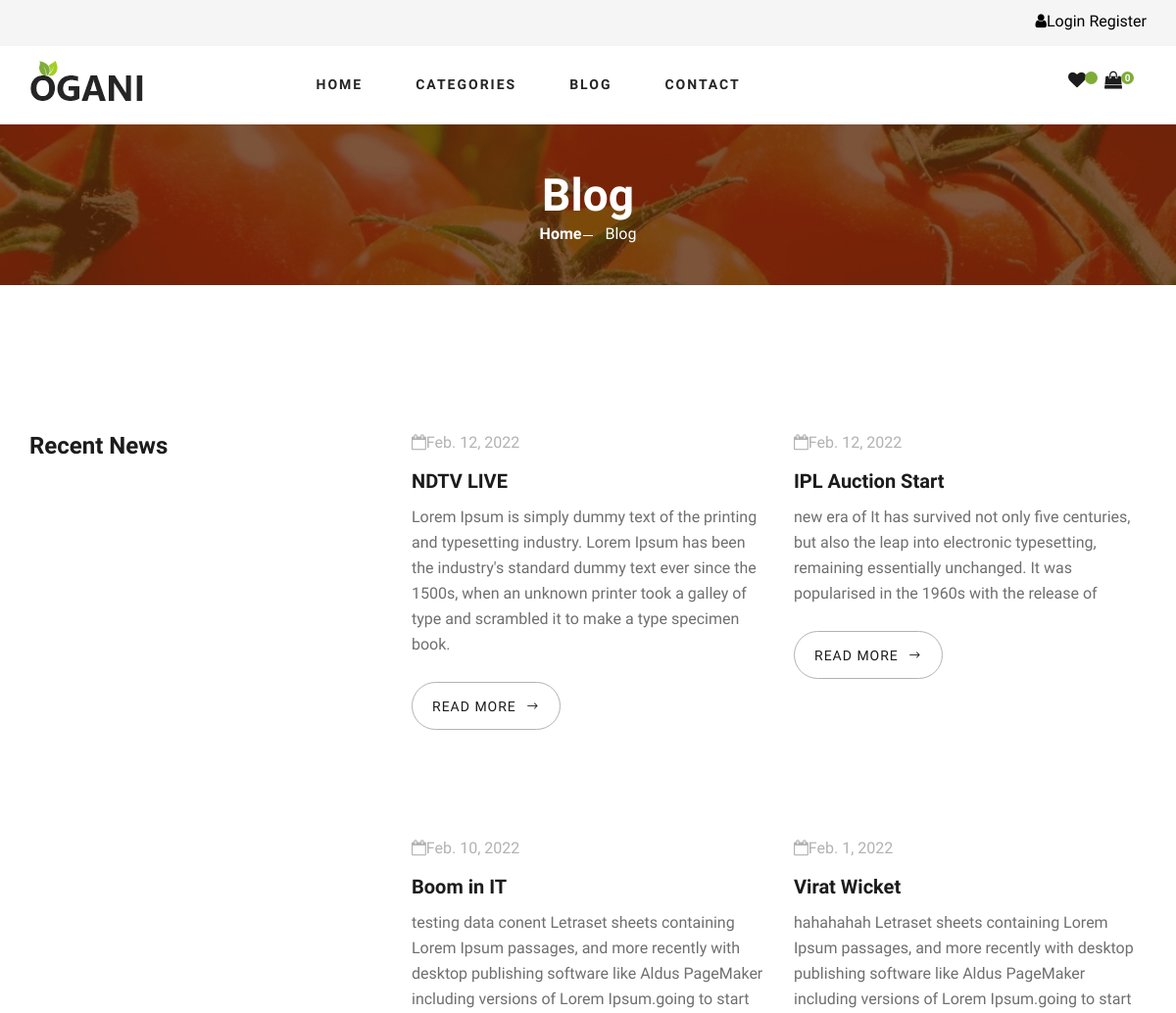
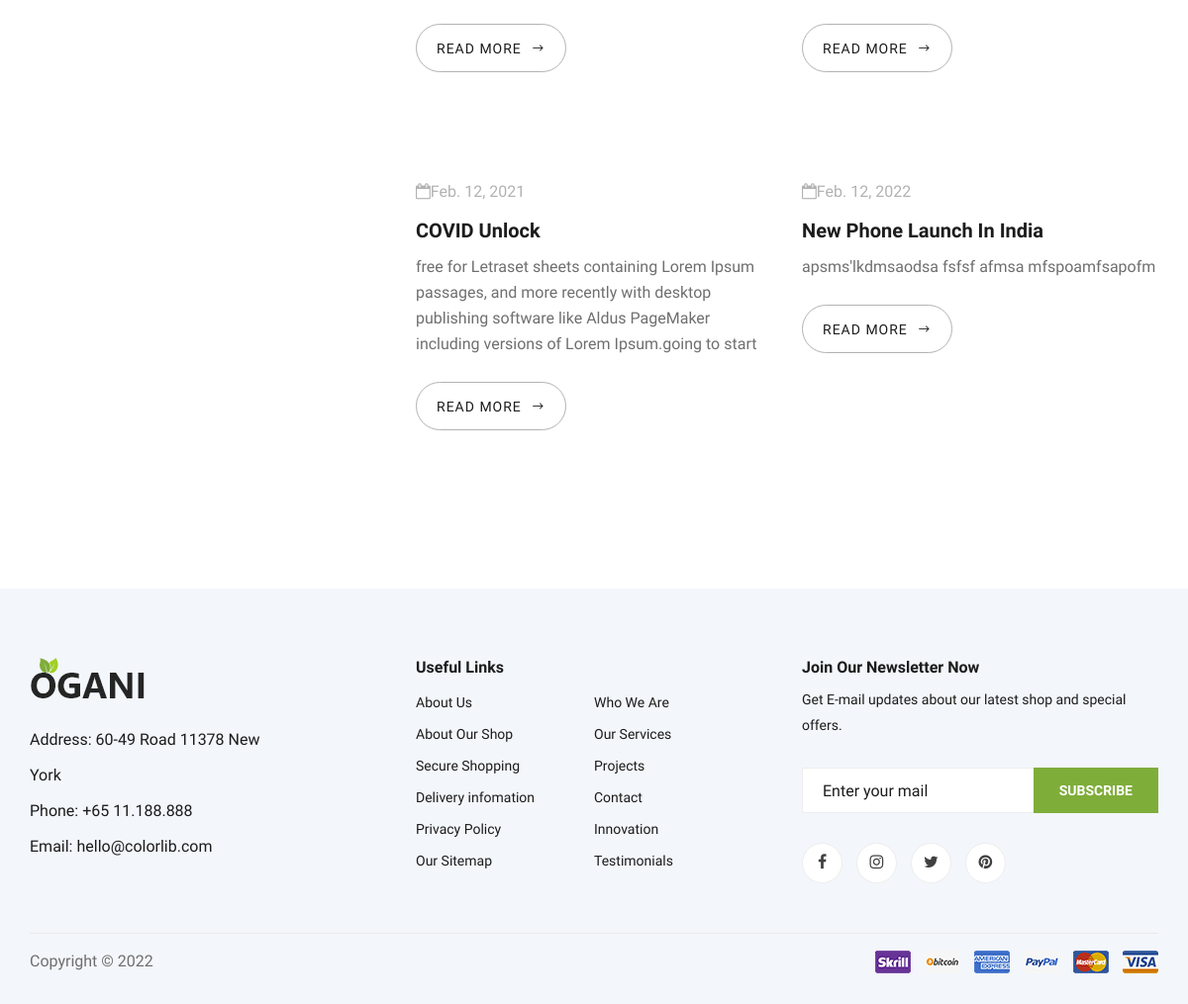
The page /blog/ on the database as committed earlier (2 pictures, top to bottom).
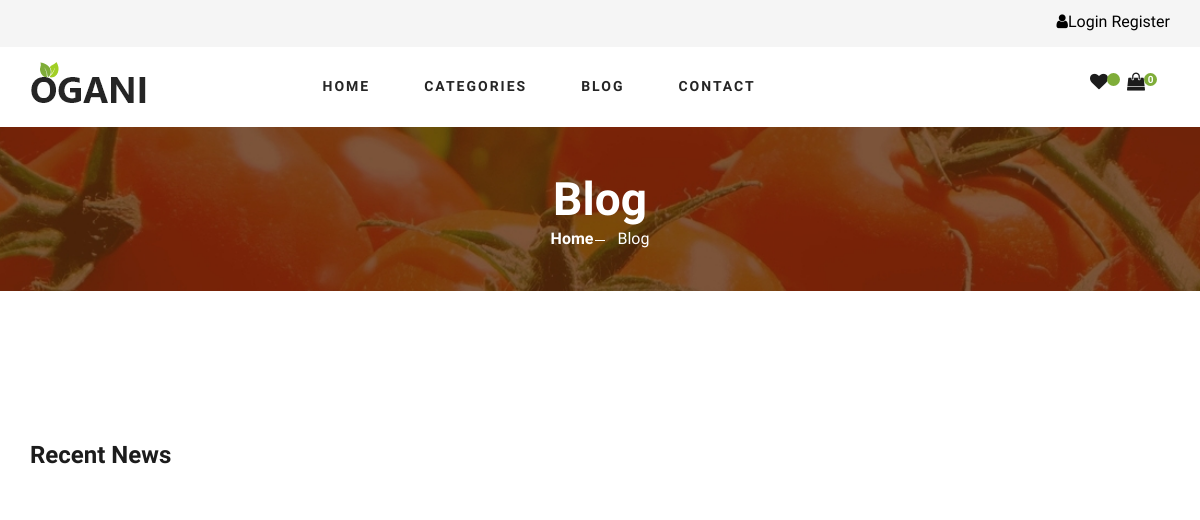
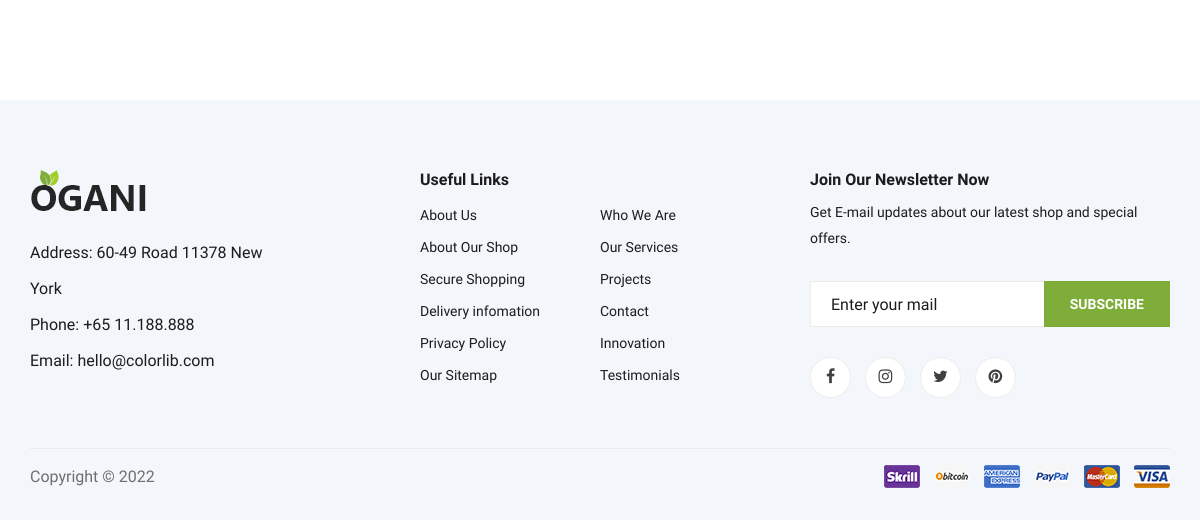
The same page on the database as committed later (2 pictures, top to bottom).
### blog/models.py (models this page shows, shortened)
class Blog(models.Model):
    Blog_Category = models.ForeignKey(BlogCategory,on_delete=models.CASCADE,related_name="BlogCategory")
    blog_name = models.CharField(max_length=255,null=True,blank=True)
    blog_img = models.ImageField( null=True,blank=True)
    date = models.DateField()
    description = models.TextField(blank=True)
    author = models.CharField(default="Admin",max_length=255)
    status = models.BooleanField(default=True)

### blog/views.py (the view)
# urls.py: path('blog/',views.Blogs.as_view(),name='blog'),
class Blogs(View):
    def get(self, request,blog_id=None):
        navigationProductCategory = ProductCategory.objects.filter(status=True)
        blogcategory = BlogCategory.objects.filter(status=True)
        blog = Blog.objects.all()
        recent_news = Blog.objects.filter(date=datetime.datetime.now()).exclude(id = blog_id)
        context ={
            'navigationProductCategory':navigationProductCategory,
            'blogcategory':blogcategory,
            'blogs':blog,
            'recent_news':recent_news,
        }
        return render(request,"blog.html",context)

### blog/models.py (called while the page is built)
    def __str__(self):
        return str(self.name)

### cart/templatetags/cart_count.py (called while the page is built)
@register.simple_tag
def cartCount(request):
    if request.user.is_authenticated:
        carts = Cart.objects.filter(user=request.user).aggregate(cart_sum=Sum('quantity'))
        return carts['cart_sum']
    return 0

### product/models.py (called while the page is built)
    def __str__(self):
        return str(self.name)

### templates/blog.html (shortened to what this page needs)
{% extends 'base.html'%}
{% load static %}
{% block content %}
<section class="breadcrumb-section set-bg" data-setbg="{% static 'img/breadcrumb.jpg' %}">
    <div class="container">
        <div class="row">
            <div class="col-lg-12 text-center">
                <div class="breadcrumb__text">
                    <h2>Blog</h2>
                    <div class="breadcrumb__option">
                        <a href="/">Home</a>
                        <span>Blog</span>
                    </div>
                </div>
            </div>
        </div>
    </div>
</section>
<section class="blog spad">
    <div class="container">
        <div class="row">
            <div class="col-lg-4 col-md-5">
                <div class="blog__sidebar">
                    <div class="blog__sidebar__item">
                        <h4>Recent News</h4>
                    </div>
                </div>
            </div>
            <div class="col-lg-8 col-md-7">
                <div class="row">
                    {% for bloger in blogs %}
                    <div class="col-lg-6 col-md-6 col-sm-6">
                        <div class="blog__item">
                            <div class="blog__item__pic">
                            </div>
                            <div class="blog__item__text">
                                <ul>
                                    <li><i class="fa fa-calendar-o"></i>{{bloger.date}}</li>
                                </ul>
                                <h5><a href="{% url 'blogdetails' blog_id=bloger.id %}">{{bloger.blog_name}}</a></h5>
                                <p>{{bloger.description}}</p>
                                <a href="{% url 'blogdetails' blog_id=bloger.id %}" class="blog__btn">READ MORE <span class="arrow_right"></span></a>
                            </div>
                        </div>
                    </div>
                    {% endfor %}
                </div>
            </div>
        </div>
    </div>
</section>
{% endblock content %}

### templates/base.html (shortened to what this page needs)
{% load static %} {% load cart_count %} {% cartCount request as cartCounts %}
<!DOCTYPE html>
<html lang="zxx">
  <head>
    <link
      rel="stylesheet"
      href="{% static 'css/bootstrap.min.css'%}"
      type="text/css"
    />
    <link
      rel="stylesheet"
      href="{% static 'css/font-awesome.min.css' %}"
      type="text/css"
    />
    <link
      rel="stylesheet"
      href="{% static 'css/elegant-icons.css' %}"
      type="text/css"
    />
    <link
      rel="stylesheet"
      href="{% static 'css/nice-select.css' %}"
      type="text/css"
    />
    <link
      rel="stylesheet"
      href="{% static 'css/jquery-ui.min.css' %}"
      type="text/css"
    />
    <link
      rel="stylesheet"
      href="{% static 'css/owl.carousel.min.css' %}"
      type="text/css"
    />
    <link
      rel="stylesheet"
      href="{% static 'css/slicknav.min.css' %}"
      type="text/css"
    />
    <link
      rel="stylesheet"
      href="{% static 'css/style.css' %}"
      type="text/css"
    />
  </head>
  <body>
    <header class="header">
      <div class="header__top">
        <div class="container">
          <div class="row">
            <div class="col-lg-6 col-md-6">
            </div>
            <div class="col-lg-6 col-md-6">
              <div class="header__top__right">
                <div class="">
                  {% if request.user.is_authenticated %}
                  <a style=" color: #000;" href="{% url 'UpdateUserProfile' pk=request.user.id %}">
                     <img style="border-radius: 100%;width: 7%;" src='{{user.UserProfile.user_img.url}}'>
                 {{user.UserProfile.first_name}} {{user.UserProfile.last_name}}, </a>
       &nbsp; <a style="
    color: #000;
" href="{% url 'logout' %}">Logout</a>
                  {% else %}
                  <a style="
                  color: #000;
              " href="{% url 'login' %}"><i class="fa fa-user"></i>Login</a>
                  <a  style="
                  color: #000;
              " href="{% url 'register' %}"> Register</a>
                  {% endif %}
                </div>
              </div>
            </div>
          </div>
        </div>
      </div>
      <div class="container">
        <div class="row">
          <div class="col-lg-3">
            <div class="header__logo">
              <a href="/"><img src="{% static 'img/logo.png'%}" alt="" /></a>
            </div>
          </div>
          <div class="col-lg-6">
            <nav class="header__menu">
              <ul>
                <li class=""><a href="/">Home</a></li>
                <li>
                  <a href="javascript:void(0)">Categories</a>
                </li>
                <li><a href="{% url 'blog' %}">Blog</a></li>
                <li><a href="./contact.html">Contact</a></li>
              </ul>
            </nav>
          </div>
          <div class="col-lg-3">
            <div class="header__cart">
              <ul>
                <li>
                  <a href="#"><i class="fa fa-heart"></i> <span></span></a>
                </li>
                <li>
                  <a href="{% url 'MyCart' %}"
                    ><i class="fa fa-shopping-bag"></i>
                    <span>{{cartCounts}}</span></a
                  >
                </li>
              </ul>
            </div>
          </div>
        </div>
      </div>
    </header>
    {% block content %} {% endblock %}
    <footer class="footer spad">
      <div class="container">
        <div class="row">
          <div class="col-lg-3 col-md-6 col-sm-6">
            <div class="footer__about">
              <div class="footer__about__logo">
                <a href="/"><img src="img/logo.png" alt="" /></a>
              </div>
              <ul>
                <li>Address: 60-49 Road 11378 New York</li>
                <li>Phone: +65 11.188.888</li>
                <li>Email: hello@colorlib.com</li>
              </ul>
            </div>
          </div>
          <div class="col-lg-4 col-md-6 col-sm-6 offset-lg-1">
            <div class="footer__widget">
              <h6>Useful Links</h6>
              <ul>
                <li><a href="#">About Us</a></li>
                <li><a href="#">About Our Shop</a></li>
                <li><a href="#">Secure Shopping</a></li>
                <li><a href="#">Delivery infomation</a></li>
                <li><a href="#">Privacy Policy</a></li>
                <li><a href="#">Our Sitemap</a></li>
              </ul>
              <ul>
                <li><a href="#">Who We Are</a></li>
                <li><a href="#">Our Services</a></li>
                <li><a href="#">Projects</a></li>
                <li><a href="#">Contact</a></li>
                <li><a href="#">Innovation</a></li>
                <li><a href="#">Testimonials</a></li>
              </ul>
            </div>
          </div>
          <div class="col-lg-4 col-md-12">
            <div class="footer__widget">
              <h6>Join Our Newsletter Now</h6>
              <p>
                Get E-mail updates about our latest shop and special offers.
              </p>
              <form action="#">
                <input type="text" placeholder="Enter your mail" />
                <button type="submit" class="site-btn">Subscribe</button>
              </form>
              <div class="footer__widget__social">
                <a href="#"><i class="fa fa-facebook"></i></a>
                <a href="#"><i class="fa fa-instagram"></i></a>
                <a href="#"><i class="fa fa-twitter"></i></a>
                <a href="#"><i class="fa fa-pinterest"></i></a>
              </div>
            </div>
          </div>
        </div>
        <div class="row">
          <div class="col-lg-12">
            <div class="footer__copyright">
              <div class="footer__copyright__text">
                <p>
                  Copyright &copy;
                </p>
              </div>
              <div class="footer__copyright__payment">
                <img src="{% static 'img/payment-item.png' %}" alt="" />
              </div>
            </div>
          </div>
        </div>
      </div>
    </footer>
  </body>
</html>

Rows that differ between the two databases and show on the page:
removed Blog: date "Feb. 12, 2022", blog_name "NDTV LIVE", description "Lorem Ipsum is simply dummy text of the printing and typesetting industry. Lorem Ipsum has been the industry's standard dummy text ever since the 1500s, when an unknown printer took a galley of type and scrambled it to make a type specimen book."
removed Blog: date "Feb. 12, 2022", blog_name "IPL Auction Start", description "new era of It has survived not only five centuries, but also the leap into electronic typesetting, remaining essentially unchanged. It was popularised in the 1960s with the release of"
removed Blog: date "Feb. 10, 2022", blog_name "Boom in IT", description "testing data conent Letraset sheets containing Lorem Ipsum passages, and more recently with desktop publishing software like Aldus PageMaker including versions of Lorem Ipsum.going to start"
removed Blog: date "Feb. 1, 2022", blog_name "Virat Wicket", description "hahahahah Letraset sheets containing Lorem Ipsum passages, and more recently with desktop publishing software like Aldus PageMaker including versions of Lorem Ipsum.going to start"
removed Blog: date "Feb. 12, 2021", blog_name "COVID Unlock", description "free for Letraset sheets containing Lorem Ipsum passages, and more recently with desktop publishing software like Aldus PageMaker including versions of Lorem Ipsum.going to start"
removed Blog: date "Feb. 12, 2022", blog_name "New Phone Launch In India", description "apsms'lkdmsaodsa fsfsf afmsa mfspoamfsapofm"
